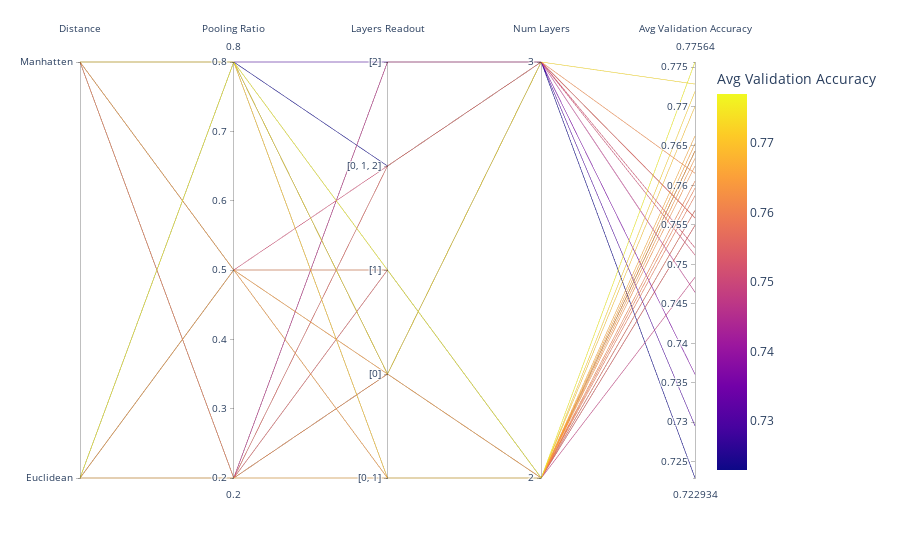

Write notebook code for a chart like this one.
### Code cell
import plotly.express as px
df['layers_readout'] = df['layers_readout'].apply(lambda x: str(x))
category_mapping = {category: idx for idx, category in enumerate(df['layers_readout'].unique())}
df['distance_metric_encoded'] = df['layers_readout'].map(category_mapping)
df = df[["dist", "pooling_ratio", "layers_readout", "distance_metric_encoded","num_layers", "average fold accuracy"]]

# Reverse map for visualization
reverse_mapping = {v: k for k, v in category_mapping.items()}

fig = px.parallel_coordinates(df,
                              color="average fold accuracy",
                              labels={
                                  "pooling_ratio": "Pooling Ratio",
                                  "dist": "Distance",
                                  "num_layers": "Num Layers",
                                  "distance_metric_encoded": "Layers Readout",
                                  "average fold accuracy": "Avg Validation Accuracy"},
                              # color_continuous_scale=px.colors.diverging.Earth,
                              color_continuous_midpoint=0.75, template="plotly_white")
fig.update_traces(
    dimensions=list([dict(
        tickvals=list([0, 1]),
        ticktext=list(["Euclidean", "Manhatten"]),
    ),
        dict(
        )
        ,
        dict(
               tickvals=list(reverse_mapping.keys()),
            ticktext=list(reverse_mapping.values())
        )
        ,
        dict(
           tickvals=list([2,3])
        )
        ,
        dict(
          
        )
    ])

)
fig.show()

### Figure 1 — Plotly figure (JSON) as saved in the notebook; plotly's stock layout.template omitted (floating-point values rounded to 4 significant figures)
{"data": [{"dimensions": [{"label": "Distance", "values": [1, 1, 1, 0, 0, 0, 1, 1, 1, 0, 0, 0, 1, 1, 1, 0, 0, 0, 1, 1, 1, 0, 0, 0, 1, 0, 0, 0], "ticktext": ["Euclidean", "Manhatten"], "tickvals": [0, 1]}, {"label": "Pooling Ratio", "values": [0.2, 0.2, 0.2, 0.2, 0.2, 0.2, 0.5, 0.5, 0.5, 0.5, 0.5, 0.5, 0.8, 0.8, 0.8, 0.8, 0.8, 0.8, 0.2, 0.2, 0.2, 0.2, 0.2, 0.2, 0.5, 0.8, 0.8, 0.8]}, {"label": "Layers Readout", "values": [0, 1, 2, 0, 1, 2, 0, 1, 2, 0, 1, 2, 0, 1, 2, 0, 1, 2, 3, 1, 4, 3, 1, 4, 3, 4, 1, 3], "ticktext": ["[0, 1]", "[0]", "[1]", "[0, 1, 2]", "[2]"], "tickvals": [0, 1, 2, 3, 4]}, {"label": "Num Layers", "values": [2, 2, 2, 2, 2, 2, 2, 2, 2, 2, 2, 2, 2, 2, 2, 2, 2, 2, 3, 3, 3, 3, 3, 3, 3, 3, 3, 3], "tickvals": [2, 3]}, {"label": "Avg Validation Accuracy", "values": [0.7597, 0.7568, 0.7549, 0.7663, 0.7549, 0.7484, 0.7634, 0.7644, 0.7606, 0.7644, 0.7644, 0.7587, 0.7653, 0.7625, 0.7719, 0.77, 0.7568, 0.7756, 0.7559, 0.7559, 0.7465, 0.7521, 0.7615, 0.7361, 0.7512, 0.7295, 0.7728, 0.7229]}], "domain": {"x": [0.0, 1.0], "y": [0.0, 1.0]}, "line": {"color": [0.7597, 0.7568, 0.7549, 0.7663, 0.7549, 0.7484, 0.7634, 0.7644, 0.7606, 0.7644, 0.7644, 0.7587, 0.7653, 0.7625, 0.7719, 0.77, 0.7568, 0.7756, 0.7559, 0.7559, 0.7465, 0.7521, 0.7615, 0.7361, 0.7512, 0.7295, 0.7728, 0.7229], "coloraxis": "coloraxis"}, "name": "", "type": "parcoords"}], "layout": {"coloraxis": {"colorbar": {"title": {"text": "Avg Validation Accuracy"}}, "colorscale": [[0.0, "#0d0887"], [0.1111, "#46039f"], [0.2222, "#7201a8"], [0.3333, "#9c179e"], [0.4444, "#bd3786"], [0.5556, "#d8576b"], [0.6667, "#ed7953"], [0.7778, "#fb9f3a"], [0.8889, "#fdca26"], [1.0, "#f0f921"]], "cmid": 0.75}, "legend": {"tracegroupgap": 0}, "margin": {"t": 60}}}
